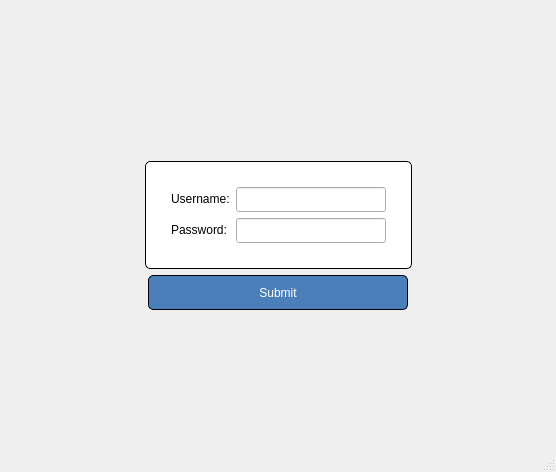
<?xml version="1.0" encoding="UTF-8"?>
<ui version="4.0">
 <class>LoginPage</class>
 <widget class="QMainWindow" name="LoginPage">
  <property name="geometry">
   <rect>
    <x>0</x>
    <y>0</y>
    <width>556</width>
    <height>472</height>
   </rect>
  </property>
  <property name="windowTitle">
   <string>LoginPage</string>
  </property>
  <property name="styleSheet">
   <string notr="true"/>
  </property>
  <widget class="QWidget" name="centralWidget">
   <property name="styleSheet">
    <string notr="true">#centralWidget {
border-image: url(:/images/login_bg.png); }</string>
   </property>
   <layout class="QVBoxLayout" name="verticalLayout">
    <item>
     <spacer name="verticalSpacer">
      <property name="orientation">
       <enum>Qt::Vertical</enum>
      </property>
      <property name="sizeHint" stdset="0">
       <size>
        <width>20</width>
        <height>40</height>
       </size>
      </property>
     </spacer>
    </item>
    <item>
     <layout class="QHBoxLayout" name="horizontalLayout_2">
      <property name="topMargin">
       <number>20</number>
      </property>
      <property name="bottomMargin">
       <number>0</number>
      </property>
      <item>
       <spacer name="horizontalSpacer_3">
        <property name="orientation">
         <enum>Qt::Horizontal</enum>
        </property>
        <property name="sizeHint" stdset="0">
         <size>
          <width>40</width>
          <height>20</height>
         </size>
        </property>
       </spacer>
      </item>
      <item>
       <widget class="QFrame" name="formFrame">
        <property name="styleSheet">
         <string notr="true">#formFrame {
border: 1px solid rgb(0, 0, 0);
border-radius: 5px;
background-color: white; }</string>
        </property>
        <layout class="QFormLayout" name="formLayout_2">
         <property name="leftMargin">
          <number>25</number>
         </property>
         <property name="topMargin">
          <number>25</number>
         </property>
         <property name="rightMargin">
          <number>25</number>
         </property>
         <property name="bottomMargin">
          <number>25</number>
         </property>
         <item row="0" column="0">
          <widget class="QLabel" name="usernameLabel">
           <property name="styleSheet">
            <string notr="true">color: black;</string>
           </property>
           <property name="text">
            <string>Username:</string>
           </property>
          </widget>
         </item>
         <item row="1" column="0">
          <widget class="QLabel" name="passwordLabel">
           <property name="styleSheet">
            <string notr="true">color: black;</string>
           </property>
           <property name="text">
            <string>Password:</string>
           </property>
          </widget>
         </item>
         <item row="0" column="1">
          <widget class="QLineEdit" name="userInput">
           <property name="minimumSize">
            <size>
             <width>150</width>
             <height>25</height>
            </size>
           </property>
          </widget>
         </item>
         <item row="1" column="1">
          <widget class="QLineEdit" name="passwordInput">
           <property name="minimumSize">
            <size>
             <width>150</width>
             <height>25</height>
            </size>
           </property>
          </widget>
         </item>
        </layout>
       </widget>
      </item>
      <item>
       <spacer name="horizontalSpacer_4">
        <property name="orientation">
         <enum>Qt::Horizontal</enum>
        </property>
        <property name="sizeHint" stdset="0">
         <size>
          <width>40</width>
          <height>20</height>
         </size>
        </property>
       </spacer>
      </item>
     </layout>
    </item>
    <item>
     <layout class="QHBoxLayout" name="horizontalLayout">
      <item>
       <spacer name="horizontalSpacer">
        <property name="orientation">
         <enum>Qt::Horizontal</enum>
        </property>
        <property name="sizeHint" stdset="0">
         <size>
          <width>40</width>
          <height>20</height>
         </size>
        </property>
       </spacer>
      </item>
      <item>
       <widget class="QPushButton" name="loginButton">
        <property name="minimumSize">
         <size>
          <width>260</width>
          <height>35</height>
         </size>
        </property>
        <property name="styleSheet">
         <string notr="true">border: 1px solid rgb(0, 0, 0);
border-radius: 5px;
background-color: rgb(75, 127, 186);
color: white;
</string>
        </property>
        <property name="text">
         <string>Submit</string>
        </property>
       </widget>
      </item>
      <item>
       <spacer name="horizontalSpacer_2">
        <property name="orientation">
         <enum>Qt::Horizontal</enum>
        </property>
        <property name="sizeHint" stdset="0">
         <size>
          <width>40</width>
          <height>20</height>
         </size>
        </property>
       </spacer>
      </item>
     </layout>
    </item>
    <item>
     <spacer name="verticalSpacer_2">
      <property name="orientation">
       <enum>Qt::Vertical</enum>
      </property>
      <property name="sizeHint" stdset="0">
       <size>
        <width>20</width>
        <height>40</height>
       </size>
      </property>
     </spacer>
    </item>
   </layout>
  </widget>
  <widget class="QMenuBar" name="menubar">
   <property name="geometry">
    <rect>
     <x>0</x>
     <y>0</y>
     <width>556</width>
     <height>21</height>
    </rect>
   </property>
  </widget>
  <widget class="QStatusBar" name="statusbar"/>
 </widget>
 <resources/>
 <connections/>
</ui>
